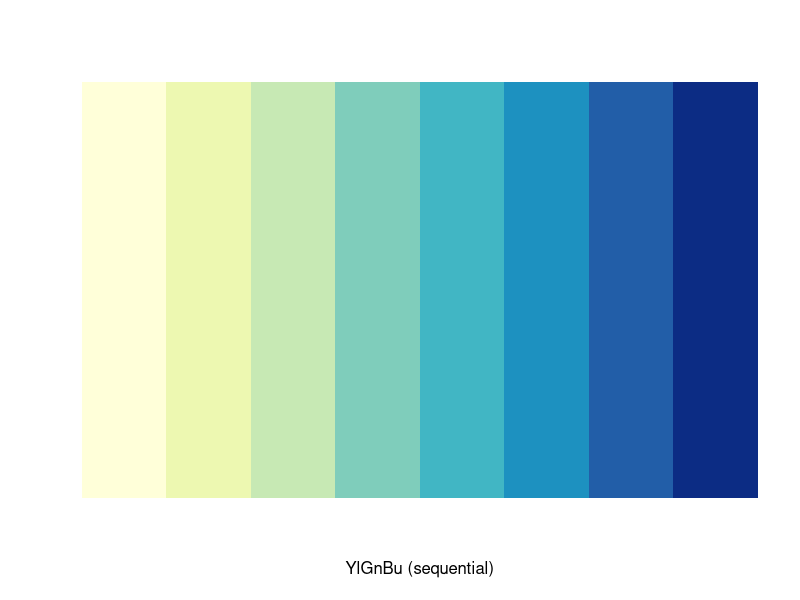
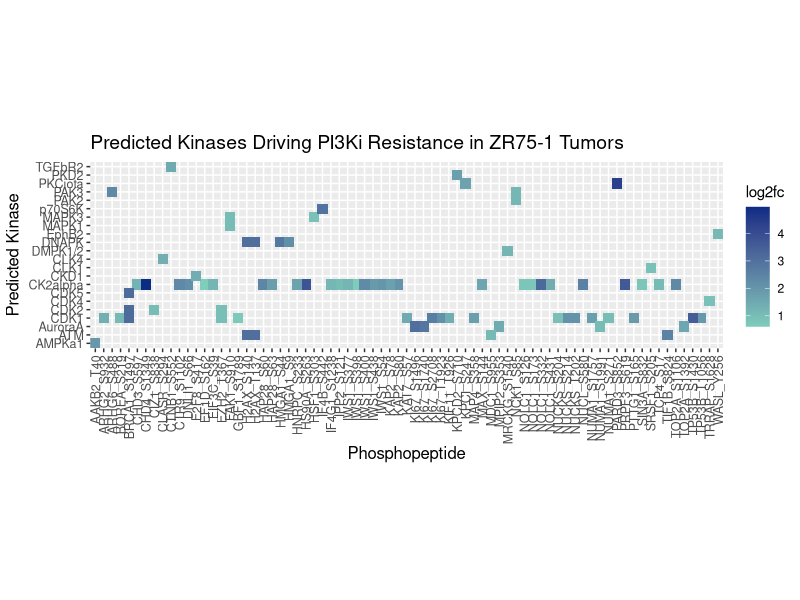
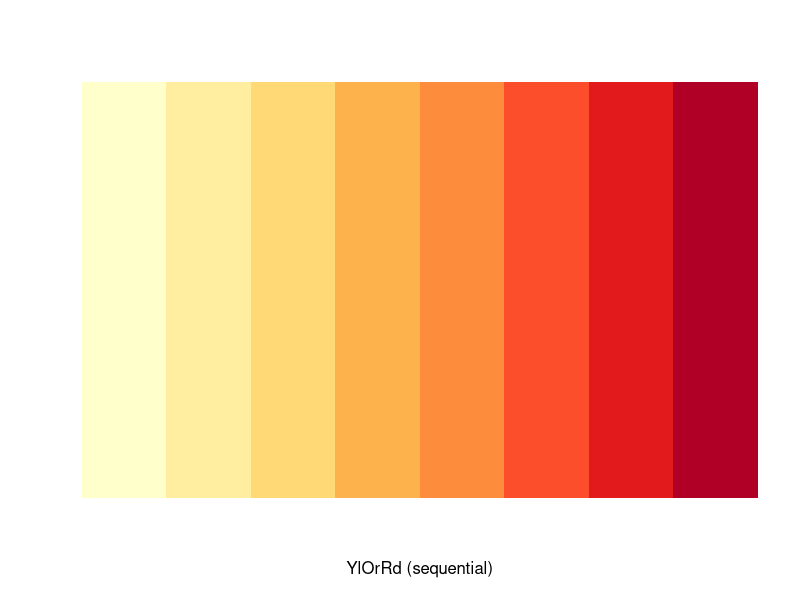
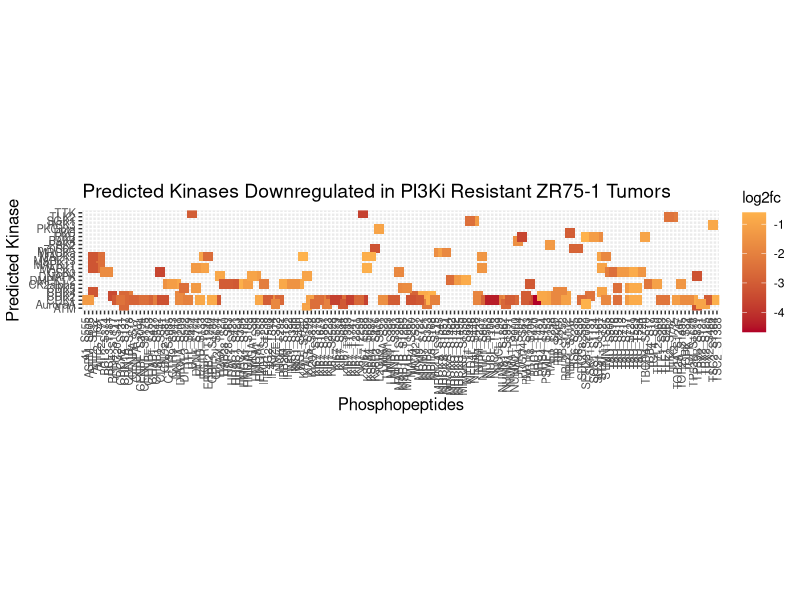
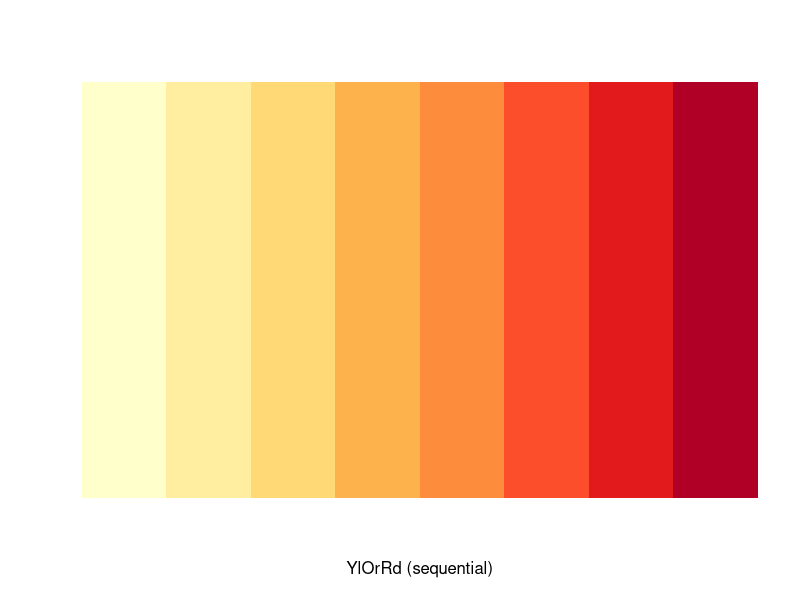
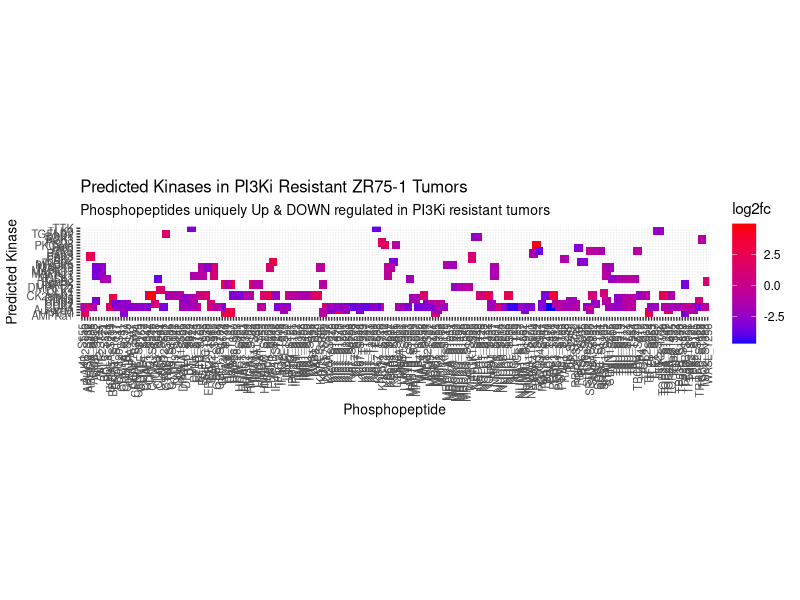

The R script that drew these images, in order:

## install packages ----
if (!require("ggplot2")) install.packages("ggplot2")
if (!require("viridis")) install.packages("viridis")
if (!require("RColorBrewer")) install.packages("RColorBrewer")
library(ggplot2)
library(viridis)           
library(RColorBrewer)

display.brewer.pal(n=8, name = "YlGnBu")
brewer.pal(n = 8, name = "YlGnBu")


## Heatplot UP > 10 ----
# Phosphopeptides upregulated in PI3K inhibitor resistant tumors were input into 
# kinase prediction software (Networkin) kinase - substrate associations with 
# Networkin score > 10 are plotted

net_10 <- read.csv("keep/up_net_10.csv", header = TRUE, stringsAsFactors = FALSE, row.names = 1)
net_10_positive <- net_10[net_10$log2fc > 0,]

net_10_positive$uniprot <- gsub('HUMAN','', net_10_positive$uniprot)
net_10_positive$uniprot <- gsub('_','', net_10_positive$uniprot)
net_10_positive$prot_mod <- paste(net_10_positive$uniprot,net_10_positive$modsite, sep = "_")

ggplot(net_10_positive, aes(x=prot_mod, y = kinase, color = log2fc)) + 
  geom_point(shape=15, size=3.1) +
  scale_colour_gradient(low = "#7FCDBB", high = "#0C2C84") +
  coord_equal() +
  theme(axis.text.x = element_text(angle = 90, hjust =1, vjust = 0.5, size = 9)) +
  theme(axis.text.y = element_text(hjust =1, vjust = 0.5, size = 9)) +
  
  theme(axis.title.y = element_text(hjust = 0.5, vjust = 1.5, size = 12)) +
  theme(axis.title.x = element_text(hjust = 0.5, vjust = 1.5, size = 12)) +
  theme(plot.title = element_text(size = 14)) +
  xlab("Phosphopeptide") +
  ylab("Predicted Kinase") +
  ggtitle("Predicted Kinases Driving PI3Ki Resistance in ZR75-1 Tumors")


## Heatplot DOWN > 10 ----
# Phosphopeptides downreglated in PI3K inhibitor resistant tumors were input into 
# kinase prediction software (Networkin) kinase - substrate associations with 
# Networkin score > 10 are plotted

net_down_final <- read.csv("keep/down_net_10.csv", header = TRUE, stringsAsFactors = FALSE, row.names = 1)
#net_n <- net_n_p[net_n_p$log2fc < 0,]
display.brewer.pal(n=8, name = "YlOrRd")
brewer.pal(n = 8, name = "YlOrRd")

net_down_final$uniprot <- gsub('HUMAN','', net_down_final$uniprot)
net_down_final$uniprot <- gsub('_','', net_down_final$uniprot)
net_down_final$prot_mod <- paste(net_down_final$uniprot,net_down_final$modsite, sep = "_")

ggplot(net_down_final, aes(x=prot_mod, y = kinase, color = log2fc)) + 
  geom_point(shape=15, size = 3) +
  scale_colour_gradient(low = "#B10026", high = "#FEB24C") +
  coord_equal() +
  theme(axis.text.x = element_text(angle = 90, hjust =1, vjust = 0.5, size=8)) +
  theme(axis.text.y = element_text(hjust =1, vjust = 0.5, size=8)) +
  
  theme(axis.title.y = element_text(hjust = 0.5, vjust = 1.5, size = 12)) +
  theme(axis.title.x = element_text(hjust = 0.5, vjust = 1.5, size = 12)) +
  theme(plot.title = element_text(size = 14)) +
  theme(plot.subtitle = element_text(size = 12)) +
  
  xlab("Phosphopeptides") +
  ylab("Predicted Kinase") +
  ggtitle("Predicted Kinases Downregulated in PI3Ki Resistant ZR75-1 Tumors")



## Heatplot down & up > 10 ----

display.brewer.pal(n=8, name = "YlOrRd")
brewer.pal(n = 8, name = "YlOrRd")

net_n <- read.csv("keep/net_threshold_10.csv", header = TRUE, stringsAsFactors = FALSE, row.names = 1)
#net_n <- net_n_p[net_n_p$log2fc < 0,]

net_n$uniprot <- gsub('HUMAN','', net_n$uniprot)
net_n$uniprot <- gsub('_','', net_n$uniprot)
net_n$prot_mod <- paste(net_n$uniprot,net_n$modsite, sep = "_")

ggplot(net_n, aes(x=prot_mod, y = kinase, color = log2fc)) + 
  geom_point(shape=15, size = 2.5) +
  scale_colour_gradient(low = "blue", high = "red") +
  coord_equal() +
  theme(axis.text.x = element_text(angle = 90, hjust =1, vjust = 0.5, size=8)) +
  theme(axis.text.y = element_text(hjust =1, vjust = 0.5, size=8)) +
  
  theme(axis.title.y = element_text(hjust = 0.5, vjust = 1.5, size = 10)) +
  theme(axis.title.x = element_text(hjust = 0.5, vjust = 1.5, size = 10)) +
  theme(plot.title = element_text(size = 12)) +
  theme(plot.subtitle = element_text(size = 10)) +
  
  xlab("Phosphopeptide") +
  ylab("Predicted Kinase") +
  ggtitle("Predicted Kinases in PI3Ki Resistant ZR75-1 Tumors", subtitle = "Phosphopeptides uniquely Up & DOWN regulated in PI3Ki resistant tumors")





